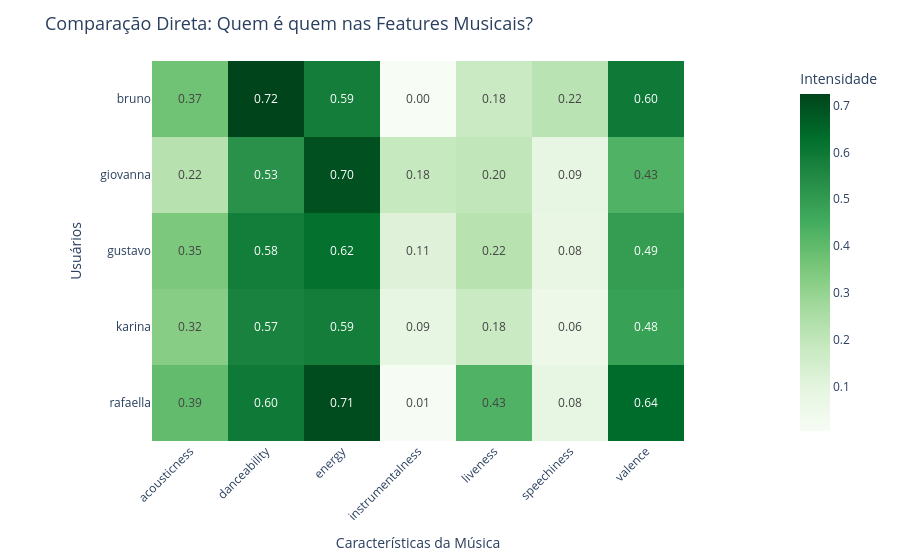

This figure's notebook cell:
### Code cell
cols_comparacao = [
    "acousticness", "danceability", "energy", 
    "instrumentalness", "liveness", "speechiness", "valence"
]

fig = px.imshow(
    user_profiles[cols_comparacao],
    labels=dict(x="Características da Música", y="Usuários", color="Intensidade"),
    x=cols_comparacao,
    y=user_profiles.index,
    color_continuous_scale="Greens",
    text_auto=".2f"
)

fig.update_layout(
    title=dict(text="Comparação Direta: Quem é quem nas Features Musicais?", font=dict(size=18)),
    xaxis_tickangle=-45,
    margin=dict(t=60, b=60, l=60, r=60)
)

fig.show()

### Figure 1 — Plotly figure (JSON) as saved in the notebook; plotly's stock layout.template omitted (floating-point values rounded to 4 significant figures)
{"data": [{"coloraxis": "coloraxis", "hovertemplate": "Características da Música: %{x}<br>Usuários: %{y}<br>Intensidade: %{z}<extra></extra>", "name": "0", "texttemplate": "%{z:.2f}", "type": "heatmap", "x": ["acousticness", "danceability", "energy", "instrumentalness", "liveness", "speechiness", "valence"], "xaxis": "x", "y": ["bruno", "giovanna", "gustavo", "karina", "rafaella"], "yaxis": "y", "z": [[0.3714, 0.7247, 0.587, 0.004713, 0.1758, 0.2177, 0.5954], [0.2225, 0.5268, 0.6974, 0.1834, 0.199, 0.08574, 0.4298], [0.3489, 0.5849, 0.6233, 0.1135, 0.2203, 0.08182, 0.4947], [0.3247, 0.5712, 0.5866, 0.08659, 0.1801, 0.05596, 0.484], [0.3941, 0.5963, 0.7066, 0.01091, 0.4282, 0.08277, 0.6364]]}], "layout": {"coloraxis": {"colorbar": {"title": {"text": "Intensidade"}}, "colorscale": [[0, "rgb(247,252,245)"], [0.125, "rgb(229,245,224)"], [0.25, "rgb(199,233,192)"], [0.375, "rgb(161,217,155)"], [0.5, "rgb(116,196,118)"], [0.625, "rgb(65,171,93)"], [0.75, "rgb(35,139,69)"], [0.875, "rgb(0,109,44)"], [1, "rgb(0,68,27)"]]}, "margin": {"b": 60, "l": 60, "r": 60, "t": 60}, "title": {"font": {"size": 18}, "text": "Comparação Direta: Quem é quem nas Features Musicais?"}, "xaxis": {"anchor": "y", "constrain": "domain", "domain": [0, 1], "scaleanchor": "y", "tickangle": -45, "title": {"text": "Características da Música"}}, "yaxis": {"anchor": "x", "autorange": "reversed", "constrain": "domain", "domain": [0, 1], "title": {"text": "Usuários"}}}}
